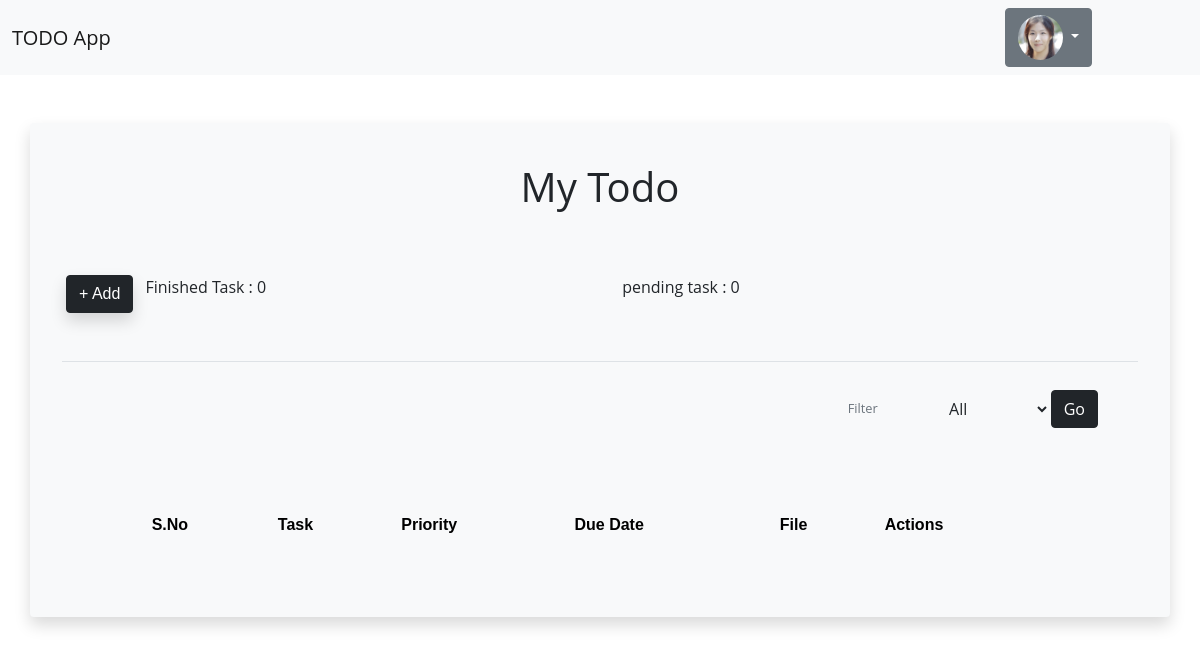
The app's page /index/ (signed in), older data.
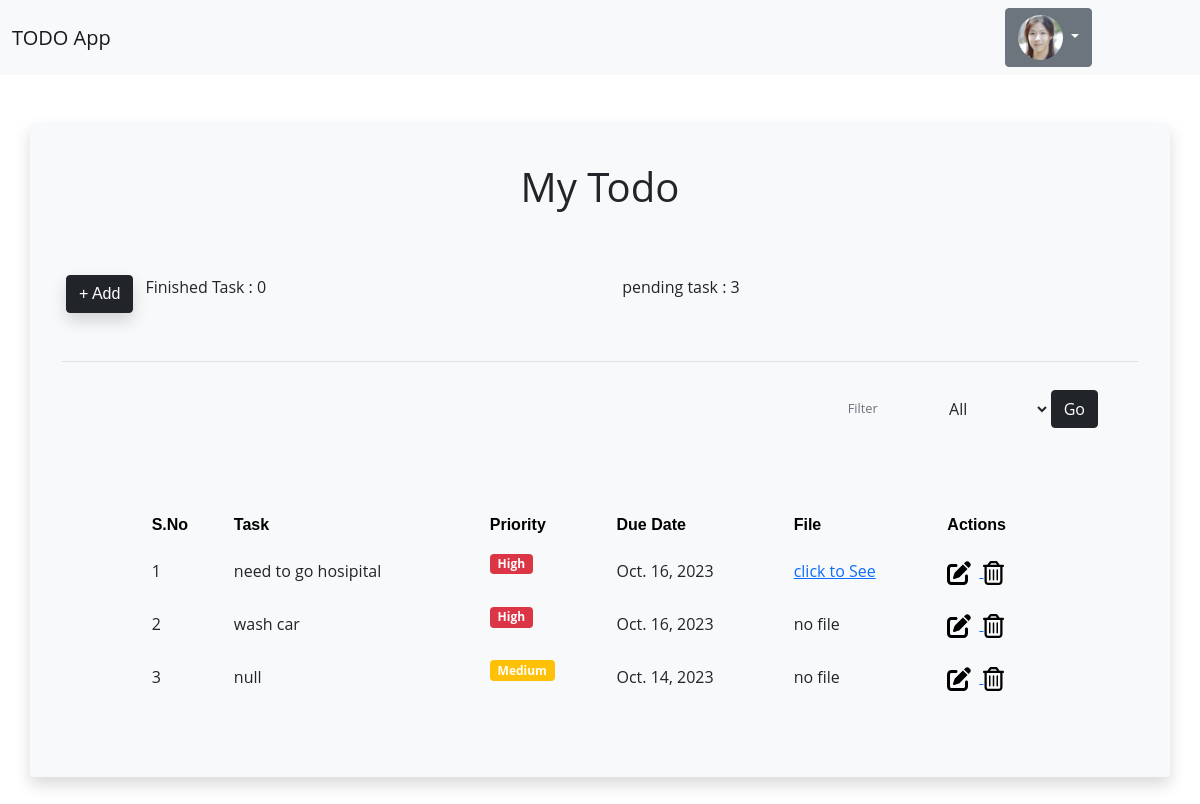
The same page, newer data.
### adApp/models.py (models this page shows, shortened)
class ListDetails(models.Model):
    PRIORTY_LEVEL = [("High", "High"), ("Medium", "Medium"), ("Low", "Low")]
    desc = models.CharField(max_length=300)
    slug = models.SlugField(unique=True)
    updateDate = models.DateField(default=timezone.now)
    due_date = models.DateField(default=timezone.now, null=True, blank=True)
    is_finished = models.BooleanField(default=False)
    fileUpload = models.FileField(upload_to="uploads/", default=None)
    priority = models.CharField(choices=PRIORTY_LEVEL, max_length=30)
    owner = models.ForeignKey(settings.AUTH_USER_MODEL,
                              on_delete=models.CASCADE)

### adApp/views.py (the view)
# urls.py: path("index/", ShowData.as_view(), name="show"),
class ShowData(LoginRequiredMixin, ListView):
    model = ListDetails
    login_url = "login"
    template_name = "index.html"
    context_object_name = "showdetails"
    def get_queryset(self):
        user = self.request.user
        specificData = ListDetails.objects.none()
        if user.is_authenticated:
            specificData = ListDetails.objects.filter(owner=user)
            return specificData
    def get_context_data(self, **kwargs):
        context = super().get_context_data(**kwargs)
        today = date.today()
        pendigTask = ListDetails.objects.filter(
            is_finished=False, owner=self.request.user).count()
        finishedTask = ListDetails.objects.filter(
            is_finished=True, owner=self.request.user).count()
        context["pendingTask"] = pendigTask
        context["finishedTask"] = finishedTask
        return context

### templates/index.html (shortened to what this page needs)
{% extends 'base.html' %} {% load static %}
{% block content %}
<!DOCTYPE html>
<link rel="stylesheet" href="{% static 'add.css' %}" />
<div class="container m-5 p-2 rounded mx-auto bg-light shadow">
  <div class="row m-1 p-4">
    <div class="col">
      <div class="p-1 h1 text-dark text-center mx-auto display-inline-block">
        My Todo
      </div>
    </div>
  </div>
  <div class="row m-1 p-3">
    <div class="col col-11">
      <div class="row rounded p-2 add-todo-wrapper">
        <div class="row">
        <div class="col-auto px-0 mx-0 mr-2">
          <a href="{% url 'add-details' %}">
            <button
              class="btn btn-dark rounded shadow "
              style="font-family: Poppins, sans-serif">
               + Add
            </button>
          </a>
        </div>
        <div class="col-lg-6">
          <p>Finished Task : {{finishedTask}}</p>
        </div>
        <div class="col">
           <p>pending task : {{pendingTask}}</p>
        </div>
      </div>
      </div>
    </div>
  </div>
  <div class="p-2 mx-4 border-black-25 border-bottom"></div>
  <form action="{% url 'showsortlist' 'completed' %}" method="post">
  <div class="row m-1 p-3 px-5 justify-content-end">
    <div class="col-auto d-flex align-items-center">
      <label class="text-secondary my-2 pr-2 view-opt-label">Filter</label>
      <select class="custom-select custom-select-sm btn my-2" name="sortList">
     <option value="all"> <a href="{% url 'show' %}">All</a></option>
      </select>
  <button type="submit" class="btn btn-dark rounded">Go</button>
    </div>
  </div>
  </form>
  <div class="container py-5 h-100">
    <div class="row d-flex justify-content-center align-items-center h-100">
      <div class="col-md-12 col-xl-10">
        <div class="table-responsive">
              <table
                class="table  table-hover table-borderless  align-middle">
                <thead class="table-light">
                <tr style="font-family: Poppins, sans-serif">
                  <th scope="col">S.No</th>
                  <th scope="col">Task</th>
                  <th scope="col">Priority</th>
                  <th scope="col">Due Date</th>
                  <th scope="col">File</th>
                  <th scope="col text-center">Actions</th>
                  </tr>
                </thead>
                <tbody class="table-group-divider">
                  {% for i in showdetails %}
                  <td class="">{{forloop.counter}}</td>
                  <td class="align-middle">{{i.desc}}</td>
                   <td class="align-middle">
                    <h6 class="mb-0">
                      <span>
                        <p
                          class="{% if i.priority == 'High' %} badge bg-danger r {% elif i.priority == 'Medium' %} badge bg-warning {% else %} badge bg-success {%endif%}">
                          {{i.priority}}
                        </p>
                      </span>
                    </h6>
                  </td>
                  <td class="align-middle">{{i.due_date}}</td>
                  {% if i.fileUpload %}
                  <td class="align-middle">
                    <a href="{{i.fileUpload.url}}">click to See</a>
                  </td>
                  {% else %}
                  <td>no file</td>
                  {% endif %}
                  <td class="align-middle">
                    <a href="{%url 'update-details' i.slug %}">
                    </a>
                    <a href="{% url 'delete-details' i.slug%}">
                    </a>
                  </td>
                  {% endfor%}
                </tbody>
              </table>
            </div>
          </div>
        </div>
      </div>
    </div>
{% endblock %}

Row changes from the older to the newer data that the page shows:
added ListDetails: desc "need to go hosipital", priority "High", due_date "Oct. 16, 2023"
added ListDetails: desc "wash car", priority "High", due_date "Oct. 16, 2023", fileUpload "no file"
added ListDetails: desc "null", priority "Medium", due_date "Oct. 14, 2023", fileUpload "no file"
Text that changed along with them:
{{ pendingTask }}: "0" → "3"
